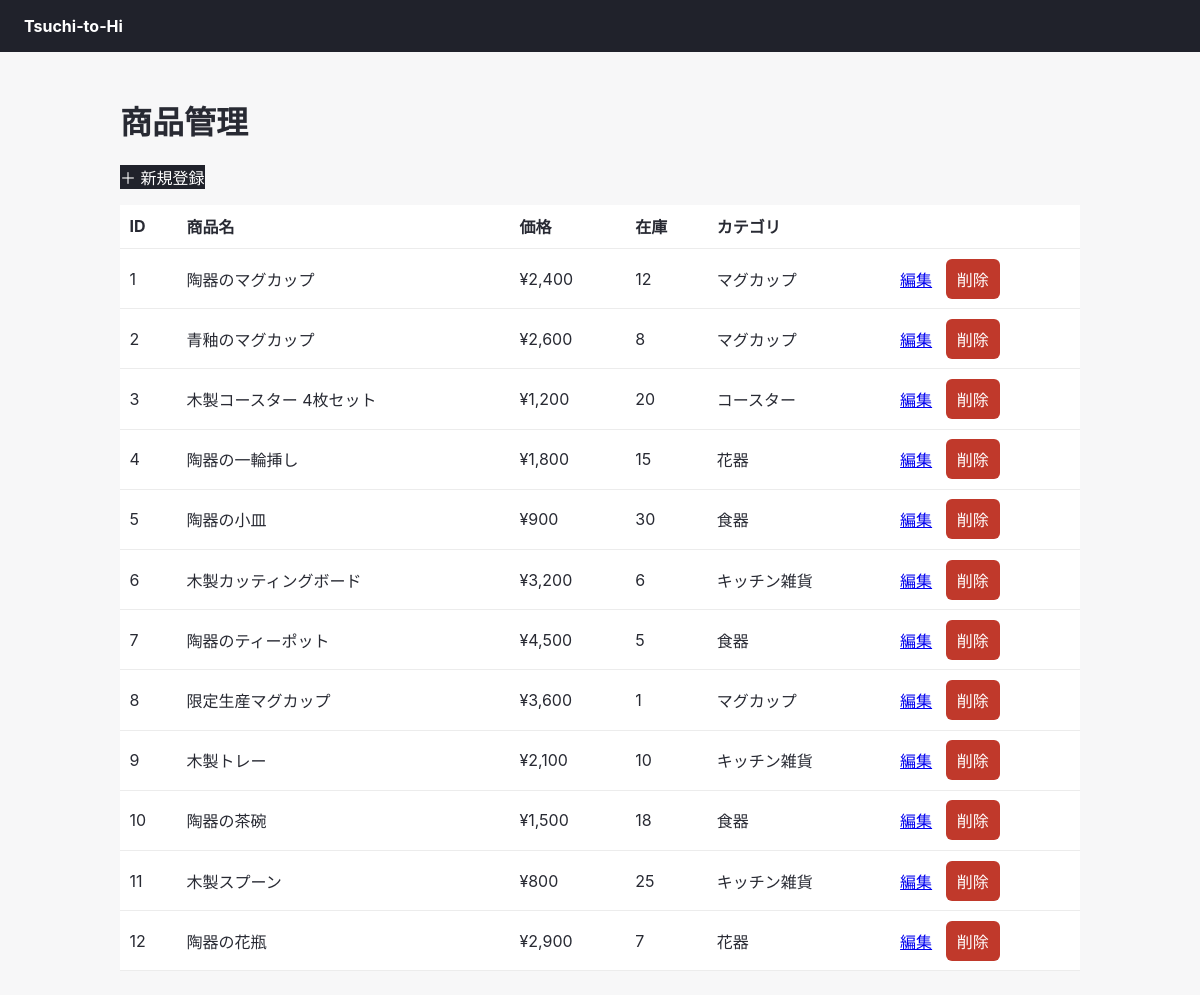
Screenshot of /admin/item-list.php with the database file from the repository.
### tables this page shows
CREATE TABLE items (
    id            INT AUTO_INCREMENT PRIMARY KEY,
    name          VARCHAR(255) NOT NULL,
    price         INT NOT NULL,
    description   TEXT,
    image         VARCHAR(255),
    stock         INT NOT NULL DEFAULT 0,
    category      VARCHAR(100),
    created_at    DATETIME NOT NULL DEFAULT CURRENT_TIMESTAMP
);

### public_html/admin/item-list.php (the view, shortened to what this page needs)
<?php
require_once __DIR__ . '/../../includes/config.php';
$items = $pdo->query('SELECT id, name, price, stock, category FROM items ORDER BY created_at DESC')->fetchAll();
?>
<!DOCTYPE html>
<html lang="ja">
<head>
    <link rel="stylesheet" href="../assets/css/style.css">
</head>
<body>
    <header><a href="../index.php">Tsuchi-to-Hi</a></header>
    <main>
        <h1>商品管理</h1>
        <p><a class="btn" href="item-add.php">＋ 新規登録</a></p>
        <table class="admin-table">
            <tr><th>ID</th><th>商品名</th><th>価格</th><th>在庫</th><th>カテゴリ</th><th></th></tr>
            <?php foreach ($items as $item): ?>
                <tr>
                    <td><?= (int) $item['id'] ?></td>
                    <td><?= htmlspecialchars($item['name']) ?></td>
                    <td>¥<?= number_format($item['price']) ?></td>
                    <td><?= (int) $item['stock'] ?></td>
                    <td><?= htmlspecialchars($item['category'] ?? '') ?></td>
                    <td>
                        <a href="item-edit.php?id=<?= (int) $item['id'] ?>">編集</a>
                        <form action="item-delete.php" method="post" style="display:inline"
                              onsubmit="return confirm('本当に削除しますか？');">
                            <button type="submit" class="btn danger">削除</button>
                        </form>
                    </td>
                </tr>
            <?php endforeach; ?>
        </table>
    </main>
</body>
</html>

### public_html/assets/css/style.css (style rules this page uses)
body { font-family: -apple-system, "Hiragino Sans", "Yu Gothic UI", sans-serif; background: #f7f7f8; color: #282a33; margin: 0; padding: 0; }
header { background: #20222b; color: #fff; padding: 1rem 1.5rem; display: flex; justify-content: space-between; align-items: center; }
header a { color: #fff; text-decoration: none; font-weight: bold; }
main { max-width: 960px; margin: 0 auto; padding: 1.5rem; }
input, select, textarea, button { font-size: 1rem; padding: .5rem .7rem; border: 1px solid #dcdee3; border-radius: 6px; }
button, .btn { background: #20222b; color: #fff; border: none; cursor: pointer; text-decoration: none; display: inline-block; }
.btn.danger { background: #c0392b; }
table.admin-table { width: 100%; border-collapse: collapse; background: #fff; }
table.admin-table th, table.admin-table td { border-bottom: 1px solid #ececec; padding: .6rem; text-align: left; }

### rows the page displays
items: id "1", name "陶器のマグカップ", price "2,400", stock "12", category "マグカップ"
items: id "2", name "青釉のマグカップ", price "2,600", stock "8", category "マグカップ"
items: id "3", name "木製コースター 4枚セット", price "1,200", stock "20", category "コースター"
items: id "4", name "陶器の一輪挿し", price "1,800", stock "15", category "花器"
items: id "5", name "陶器の小皿", price "900", stock "30", category "食器"
items: id "6", name "木製カッティングボード", price "3,200", stock "6", category "キッチン雑貨"
items: id "7", name "陶器のティーポット", price "4,500", stock "5", category "食器"
items: id "8", name "限定生産マグカップ", price "3,600", stock "1", category "マグカップ"
items: id "9", name "木製トレー", price "2,100", stock "10", category "キッチン雑貨"
items: id "10", name "陶器の茶碗", price "1,500", stock "18", category "食器"
items: id "11", name "木製スプーン", price "800", stock "25", category "キッチン雑貨"
items: id "12", name "陶器の花瓶", price "2,900", stock "7", category "花器"
